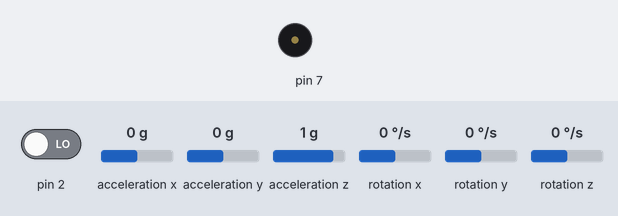
Recording of a sketch running on a simulated Arduino Uno, built with avr-gcc and run on an emulated ATmega328P. On the bench: buzzer (waves = sounding). Wiring (inferred from the names in the program): MPU-6050 motion sensor at I2C address 0x68. The inputs (shaded band) are chosen by the test bench; at power-on: pin 2 LOW, acceleration x 0 g, acceleration y 0 g, acceleration z 1 g, rotation x 0 °/s, rotation y 0 °/s, rotation z 0 °/s. What the sketch prints to the serial monitor is not drawn.

Above: at 17.5 s.
17.6 s: pin 2 driven HIGH
At 18.3 s:
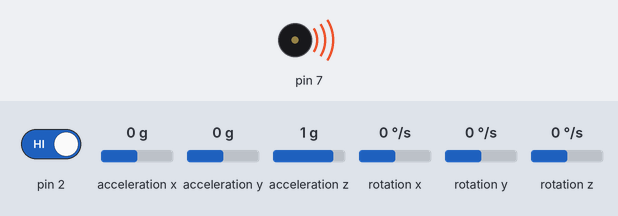
19.1 s: acceleration x set to -1.4 g
20.6 s: acceleration y set to -1.4 g
22.1 s: acceleration z set to -1.4 g
23.6 s: rotation x set to -192 °/s
25.1 s: pin 2 driven LOW
At 26.4 s:
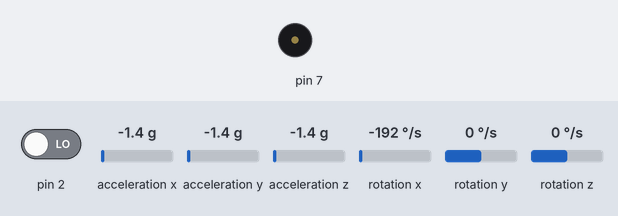
Timing chart, 0 to 27.6 s (numbered marks = the images above; inputs shaded):
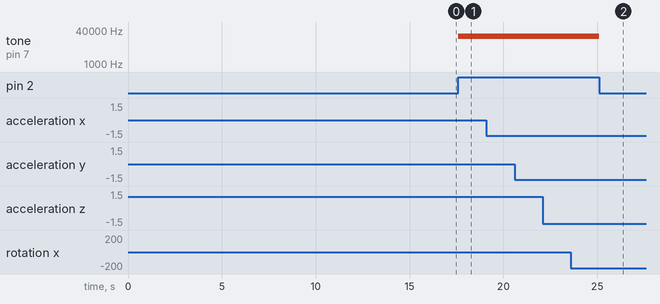

The sketch:

mpu_9250.ino
```cpp
#include <Wire.h>
#define e 2.718281828459045

float sound;
long loopTimer, loopTimer2;
int temperature;
double accelPitch;
double accelRoll;
long acc_x, acc_y, acc_z;
double accel_x, accel_y, accel_z;
double gyroRoll, gyroPitch, gyroYaw;
int gyro_x, gyro_y, gyro_z;
long gyro_x_cal, gyro_y_cal, gyro_z_cal;
double rotation_x, rotation_y, rotation_z;
double freq, dt;
double tau = 0.98;
double roll = 0;
double pitch = 0;
float NoteNum=0;

// 250 deg/s --> 131.0, 500 deg/s --> 65.5, 1000 deg/s --> 32.8, 2000 deg/s --> 16.4
long scaleFactorGyro = 65.5;

// 2g --> 16384 , 4g --> 8192 , 8g --> 4096, 16g --> 2048
long scaleFactorAccel = 8192;


float maximum(float n1, float n2){
  if (n1>n2) return n1;
  else return n2;
}
float minimum(float n1, float n2){
  if(n1<n2) return n1;
  else return n2;
}

float ang2hz(float angle){
  float freq;
  freq = pow(e,(0.0577621*angle));
  freq*=261.623;
  freq+=0.00308435;
  return freq;
}

void setup() {
  // Start
  Wire.begin();
  pinMode(7,OUTPUT);
  pinMode(2,INPUT);
  Serial.begin(115200);

  // Setup the registers of the MPU-6050 and start up
  setup_mpu_6050_registers();

  // Calibration
  Serial.println("Calibrating gyro, place on level surface and do not move.");

  // Take 3000 readings for each coordinate and then find average offset
  for (int cal_int = 0; cal_int < 3000; cal_int ++){
    if(cal_int % 200 == 0)Serial.print(".");
    read_mpu_6050_data();
    gyro_x_cal += gyro_x;
    gyro_y_cal += gyro_y;
    gyro_z_cal += gyro_z;

    delay(3);
  }

  // Average the values
  gyro_x_cal /= 3000;
  gyro_y_cal /= 3000;
  gyro_z_cal /= 3000;

  // Display headers
  Serial.print("\nNote 1: Yaw is not filtered and will drift!\n");
  Serial.print("\nNote 2: Make sure sampling frequency is ~250 Hz\n");
  Serial.print("Sampling Frequency (Hz)\t\t");
  Serial.print("Roll (deg)\t\t");
  Serial.print("Pitch (deg)\t\t");
  Serial.print("Yaw (deg)\t\t\n");
  delay(2000);

  // Reset the loop timer
  loopTimer = micros();
  loopTimer2 = micros();
}


void loop() {
  freq = 1/((micros() - loopTimer2) * 1e-6);
  loopTimer2 = micros();
  dt = 1/freq;

  // Read the raw acc data from MPU-6050
  read_mpu_6050_data();

  // Subtract the offset calibration value
  gyro_x -= gyro_x_cal;
  gyro_y -= gyro_y_cal;
  gyro_z -= gyro_z_cal;

  // Convert to instantaneous degrees per second
  rotation_x = (double)gyro_x / (double)scaleFactorGyro;
  rotation_y = (double)gyro_y / (double)scaleFactorGyro;
  rotation_z = (double)gyro_z / (double)scaleFactorGyro;

  // Convert to g force
  accel_x = (double)acc_x / (double)scaleFactorAccel;
  accel_y = (double)acc_y / (double)scaleFactorAccel;
  accel_z = (double)acc_z / (double)scaleFactorAccel;

  // Complementary filter
  accelPitch = atan2(accel_y, accel_z) * RAD_TO_DEG;
  accelRoll = atan2(accel_x, accel_z) * RAD_TO_DEG;

  pitch = (tau)*(pitch + rotation_x*dt) + (1-tau)*(accelPitch);
  roll = (tau)*(roll - rotation_y*dt) + (1-tau)*(accelRoll);

  gyroPitch += rotation_x*dt;
  gyroRoll -= rotation_y*dt;
  gyroYaw += rotation_z*dt;

  // Visualize just the roll
  // Serial.print(roll); Serial.print(",");
  // Serial.print(gyroRoll); Serial.print(",");
  // Serial.println(accelRoll);

  // Visualize just the pitch
  // Serial.print(pitch); Serial.print(",");
  // Serial.print(gyroPitch); Serial.print(",");
  // Serial.println(accelPitch);

  // Data out serial monitor
  Serial.print(freq,0);   Serial.print(",");
  Serial.print(roll,1);   Serial.print(",");
  Serial.print(pitch,1);  Serial.print(",");
  Serial.println(gyroYaw,1);
  gyroYaw = minimum(maximum(-75,gyroYaw),75);
  gyroYaw += 75 ; //bring it to 0-150
  NoteNum = (int)gyroYaw/2;
  sound = ang2hz(NoteNum);
   Serial.print(NoteNum,1);  Serial.print(",");
  Serial.println(gyroYaw,1);
  if(digitalRead(2))tone(7,sound);
  else noTone(7);

  // Wait until the loopTimer reaches 4000us (250Hz) before next loop
  while (micros() - loopTimer <= 4000);
  loopTimer = micros();
}


void read_mpu_6050_data() {
  // Subroutine for reading the raw data
  Wire.beginTransmission(0x68);
  Wire.write(0x3B);
  Wire.endTransmission();
  Wire.requestFrom(0x68, 14);

  // Read data --> Temperature falls between acc and gyro registers
  acc_x = Wire.read() << 8 | Wire.read();
  acc_y = Wire.read() << 8 | Wire.read();
  acc_z = Wire.read() << 8 | Wire.read();
  temperature = Wire.read() <<8 | Wire.read();
  gyro_x = Wire.read()<<8 | Wire.read();
  gyro_y = Wire.read()<<8 | Wire.read();
  gyro_z = Wire.read()<<8 | Wire.read();
}


void setup_mpu_6050_registers() {
  //Activate the MPU-6050
  Wire.beginTransmission(0x68);
  Wire.write(0x6B);
  Wire.write(0x00);
  Wire.endTransmission();

  // Configure the accelerometer
  // Wire.write(0x__);
  // Wire.write; 2g --> 0x00, 4g --> 0x08, 8g --> 0x10, 16g --> 0x18
  Wire.beginTransmission(0x68);
  Wire.write(0x1C);
  Wire.write(0x08);
  Wire.endTransmission();

  // Configure the gyro
  // Wire.write(0x__);
  // 250 deg/s --> 0x00, 500 deg/s --> 0x08, 1000 deg/s --> 0x10, 2000 deg/s --> 0x18
  Wire.beginTransmission(0x68);
  Wire.write(0x1B);
  Wire.write(0x08);
  Wire.endTransmission();
}
```

Measured:
- after the input at 17.6 s, tone on pin 7: silent → 19911 Hz at once
- after the input at 25.1 s, tone on pin 7: 19911 Hz → silent at once
